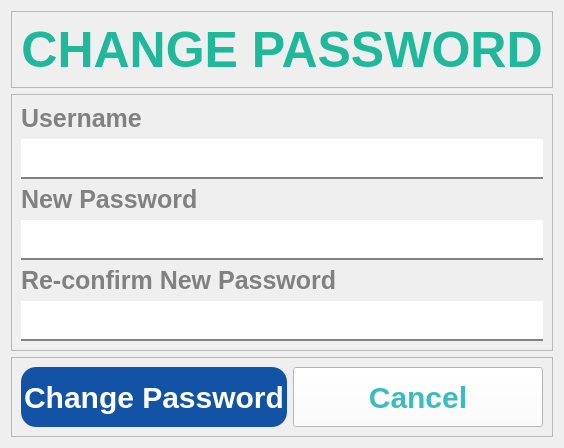
           <widget class="QWidget" name="page_3">
            <layout class="QVBoxLayout" name="verticalLayout_2">
             <item>
              <widget class="QFrame" name="frame_10">
               <property name="frameShape">
                <enum>QFrame::StyledPanel</enum>
               </property>
               <property name="frameShadow">
                <enum>QFrame::Raised</enum>
               </property>
               <layout class="QHBoxLayout" name="horizontalLayout_2">
                <item>
                 <widget class="QLabel" name="label_10">
                  <property name="styleSheet">
                   <string notr="true">font-family: Segoe UI;
font-weight: bold;
color: #1FB89B;
font-size: 50px;
border-color: white;</string>
                  </property>
                  <property name="text">
                   <string>CHANGE PASSWORD</string>
                  </property>
                  <property name="alignment">
                   <set>Qt::AlignCenter</set>
                  </property>
                 </widget>
                </item>
               </layout>
              </widget>
             </item>
             <item>
              <widget class="QFrame" name="frame_11">
               <property name="frameShape">
                <enum>QFrame::StyledPanel</enum>
               </property>
               <property name="frameShadow">
                <enum>QFrame::Raised</enum>
               </property>
               <layout class="QVBoxLayout" name="verticalLayout_3">
                <item>
                 <widget class="QLabel" name="label_11">
                  <property name="styleSheet">
                   <string notr="true">font-family: Segoe UI;
				font-weight: bold;
				color: #818181;
				font-size: 25px;

border-radius: 0px;
border-color: white;
border-width: 0px;</string>
                  </property>
                  <property name="text">
                   <string>Username</string>
                  </property>
                 </widget>
                </item>
                <item>
                 <widget class="QLineEdit" name="change_username_lineEdit">
                  <property name="minimumSize">
                   <size>
                    <width>0</width>
                    <height>40</height>
                   </size>
                  </property>
                  <property name="styleSheet">
                   <string notr="true">QLineEdit {
				font-family: Segoe UI;
				font-weight: bold;
				color: #818181;
				font-size: 25px;
                border: none;
                border-bottom: 2px solid #818181;
            }

QLineEdit::hover{
color: #565656;
border-bottom: 2px solid #565656;
}

</string>
                  </property>
                  <property name="inputMask">
                   <string/>
                  </property>
                  <property name="text">
                   <string comment="Username" extracomment="Username"/>
                  </property>
                 </widget>
                </item>
                <item>
                 <widget class="QLabel" name="label_12">
                  <property name="styleSheet">
                   <string notr="true">font-family: Segoe UI;
				font-weight: bold;
				color: #818181;
				font-size: 25px;

border-radius: 0px;
border-color: white;
border-width: 0px;</string>
                  </property>
                  <property name="text">
                   <string>New Password</string>
                  </property>
                 </widget>
                </item>
                <item>
                 <widget class="QLineEdit" name="change_password_lineEdit">
                  <property name="minimumSize">
                   <size>
                    <width>0</width>
                    <height>40</height>
                   </size>
                  </property>
                  <property name="styleSheet">
                   <string notr="true">QLineEdit {
				font-family: Segoe UI;
				font-weight: bold;
				color: #818181;
				font-size: 25px;
                border: none;
                border-bottom: 2px solid #818181;
            }

QLineEdit::hover{
color: #565656;
border-bottom: 2px solid #565656;
}

</string>
                  </property>
                  <property name="inputMask">
                   <string/>
                  </property>
                  <property name="text">
                   <string comment="Username" extracomment="Username"/>
                  </property>
                  <property name="echoMode">
                   <enum>QLineEdit::Password</enum>
                  </property>
                 </widget>
                </item>
                <item>
                 <widget class="QLabel" name="label_13">
                  <property name="styleSheet">
                   <string notr="true">font-family: Segoe UI;
				font-weight: bold;
				color: #818181;
				font-size: 25px;

border-radius: 0px;
border-color: white;
border-width: 0px;</string>
                  </property>
                  <property name="text">
                   <string>Re-confirm New Password</string>
                  </property>
                 </widget>
                </item>
                <item>
                 <widget class="QLineEdit" name="change_confirm_password_lineEdit">
                  <property name="minimumSize">
                   <size>
                    <width>0</width>
                    <height>40</height>
                   </size>
                  </property>
                  <property name="styleSheet">
                   <string notr="true">QLineEdit {
				font-family: Segoe UI;
				font-weight: bold;
				color: #818181;
				font-size: 25px;
                border: none;
                border-bottom: 2px solid #818181;
            }

QLineEdit::hover{
color: #565656;
border-bottom: 2px solid #565656;
}

</string>
                  </property>
                  <property name="inputMask">
                   <string/>
                  </property>
                  <property name="text">
                   <string comment="Username" extracomment="Username"/>
                  </property>
                  <property name="echoMode">
                   <enum>QLineEdit::Password</enum>
                  </property>
                 </widget>
                </item>
               </layout>
              </widget>
             </item>
             <item>
              <widget class="QFrame" name="frame_12">
               <property name="frameShape">
                <enum>QFrame::StyledPanel</enum>
               </property>
               <property name="frameShadow">
                <enum>QFrame::Raised</enum>
               </property>
               <layout class="QHBoxLayout" name="horizontalLayout_3">
                <item>
                 <widget class="QPushButton" name="changePass_confirm_btn">
                  <property name="minimumSize">
                   <size>
                    <width>0</width>
                    <height>60</height>
                   </size>
                  </property>
                  <property name="cursor">
                   <cursorShape>PointingHandCursor</cursorShape>
                  </property>
                  <property name="styleSheet">
                   <string notr="true">QPushButton{
background-color: #1353A5;
color: white;
font-family: Segoe UI;
font-weight: bold;
font-size: 30px;
border-radius: 15px;
}

QPushButton::hover{
text-decoration: underline;
background-color: #0B3163;
}</string>
                  </property>
                  <property name="text">
                   <string>Change Password</string>
                  </property>
                 </widget>
                </item>
                <item>
                 <widget class="QPushButton" name="changePass_cancel_btn">
                  <property name="minimumSize">
                   <size>
                    <width>0</width>
                    <height>60</height>
                   </size>
                  </property>
                  <property name="maximumSize">
                   <size>
                    <width>250</width>
                    <height>16777215</height>
                   </size>
                  </property>
                  <property name="cursor">
                   <cursorShape>PointingHandCursor</cursorShape>
                  </property>
                  <property name="styleSheet">
                   <string notr="true">QPushButton{
background-color: white;
color: #38BCC2;
font-family: Segoe UI;
font-weight: bold;
font-size: 30px;
border-color: white;

}

QPushButton::hover{
text-decoration: underline;
color: #217074;
}</string>
                  </property>
                  <property name="text">
                   <string>Cancel</string>
                  </property>
                 </widget>
                </item>
               </layout>
              </widget>
             </item>
            </layout>
           </widget>
